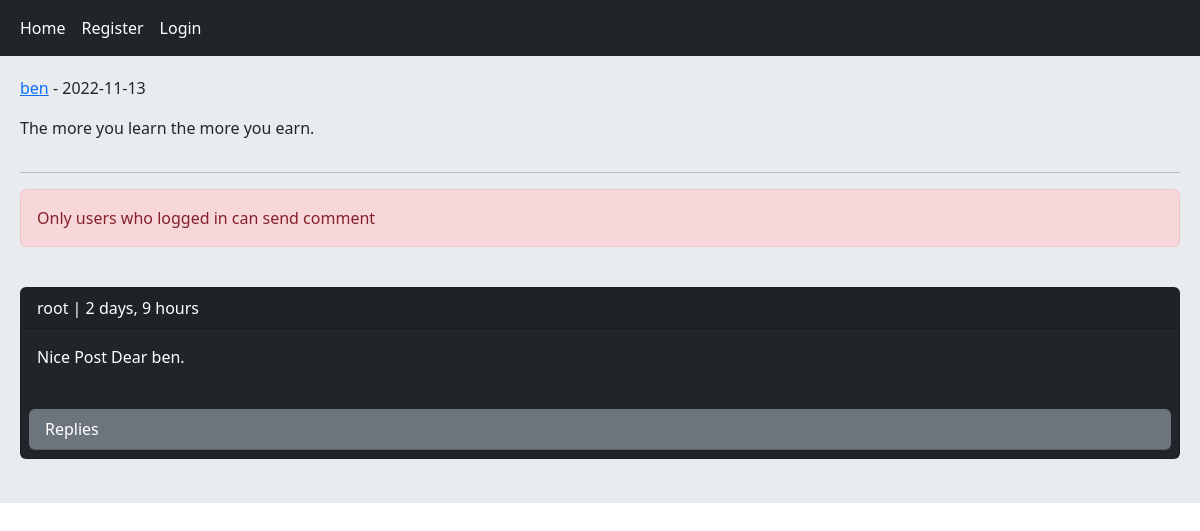
Before: /post/4/the-more-you-learn-the-more-you-earn with the older database file.
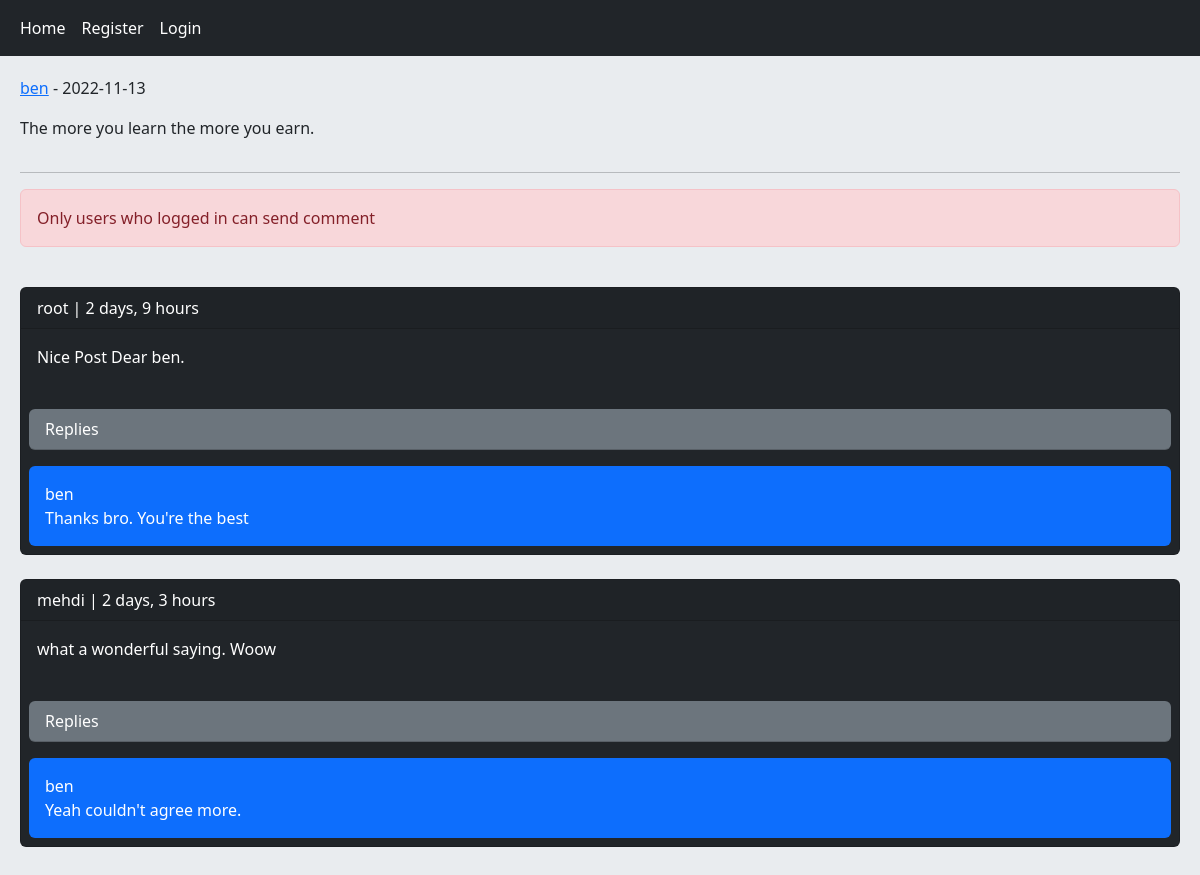
After: the same page with the newer database file.
### home/models.py (models this page shows, shortened)
class Comment(models.Model):
    user = models.ForeignKey(User, on_delete=models.CASCADE, related_name='ucomments')
    post = models.ForeignKey(Post, on_delete=models.CASCADE, related_name='pcomments')
    reply = models.ForeignKey('self', on_delete=models.CASCADE, related_name='rcomments', blank=True, null=True)
    is_reply = models.BooleanField(default=False)
    body = models.TextField(max_length=400)
    created = models.DateTimeField(auto_now_add=True)

### home/views.py (the view, shortened to what this page needs)
# urls.py: path('post/<int:post_id>/<slug:post_slug>', views.PostDetailView.as_view(), name='post_detail'),
class PostDetailView(View):
    class_form = CommentCreateForm
    class_reply_form = CommentReplyForm
    def setup(self, request, *args, **kwargs):
        self.post_instance = get_object_or_404(Post, pk=kwargs['post_id'], slug=kwargs['post_slug'])
        return super().setup(request, *args, **kwargs)
    def get(self, request, *args, **kwargs):
        post = self.post_instance
        comments = post.pcomments.filter(is_reply=False)
        can_like = request.user.is_authenticated and self.post_instance.user_can_like(request.user)
        context = {'post': post, 'comments': comments, 'form': self.class_form, 'reply_form': self.class_reply_form,
                   'can_like': can_like}
        return render(request, 'home/detail.html', context=context)

### home/templates/home/detail.html (shortened to what this page needs)
{% extends 'base.html' %}
{% block content %}
	<div class="row">
		<div class="col-10">
			<p><a href="{% url 'account:user_profile' post.user.id %}">{{ post.user.username }}</a> - {{ post.updated|date:"Y-m-d" }}</p>
			<p>{{ post.body }}</p>
		</div>
		<div class="col-2 text-end">
		</div>
	</div>
	<hr>
	{% if request.user.is_authenticated %}
		<a href="{% url 'home:post_like' post.id %}" class="{% if can_like %}disabled{% endif %} btn btn-primary col-md-2">Like  {{ post.likes_count }}</a>
		<form action="" method="post" class="mt-3">
			{% csrf_token %}
			{{ form }}
			<input type="submit" value="Comment" class="btn btn-primary">
		</form>
	{% else %}
		<p class="alert alert-danger">Only users who logged in can send comment</p>
	{% endif %}
	<br>
	{% for comment in comments %}
		<div class="card bg-dark text-white">
			<p class="card-header">{{ comment.user }} | {{ comment.created|timesince }}</p>
			<p class="card-body">{{ comment.body }}</p>
			<p class="text-white card-header bg-secondary my-2 mx-2 rounded">Replies</p>
			{% with replies=comment.rcomments.all %}
				{% for reply in replies %}
					<p class="card-body bg-primary p-3 m-2 rounded">{{ reply.user }}<br>{{ reply.body }}</p>
				{% endfor %}
			{% endwith %}
		</div>
		<br>
	{% empty %}
		<p>No comments yet!</p>
	{% endfor %}
{% endblock %}

Changed rows visible on the page:
added Comment: user "ben", body "Thanks bro. You're the best", shown under "root"
added Comment: user "mehdi", created "2 days, 3 hours", body "what a wonderful saying. Woow"
added Comment: user "ben", body "Yeah couldn't agree more.", shown under "mehdi"
